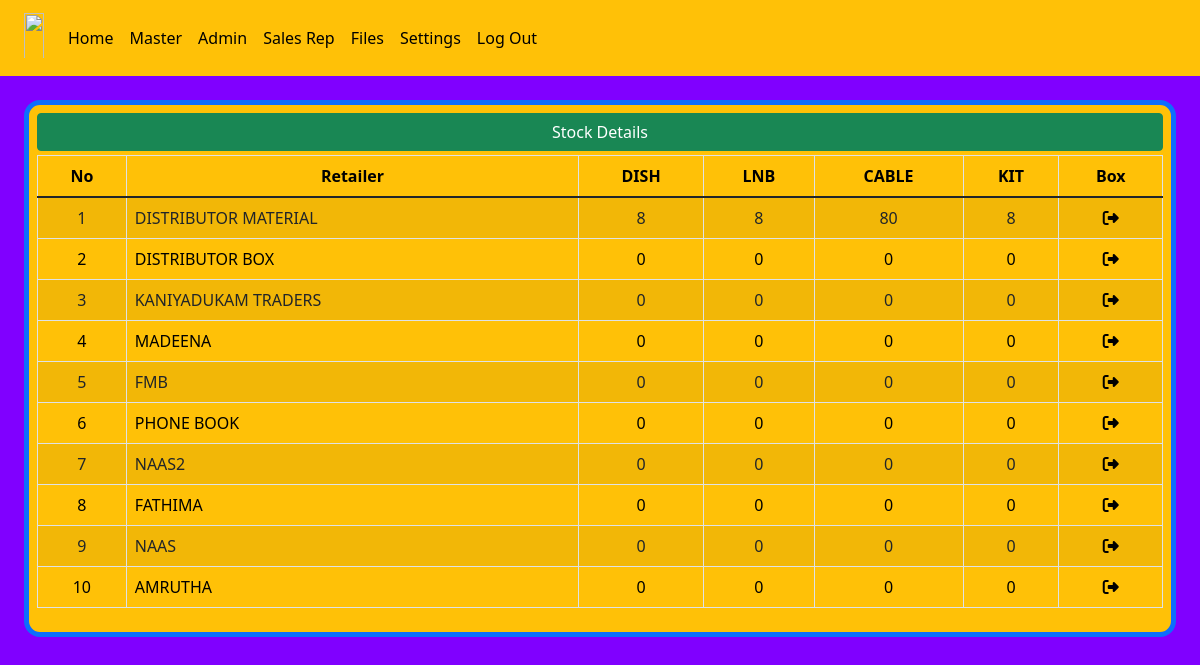
The page /stock_view on the database as committed earlier.
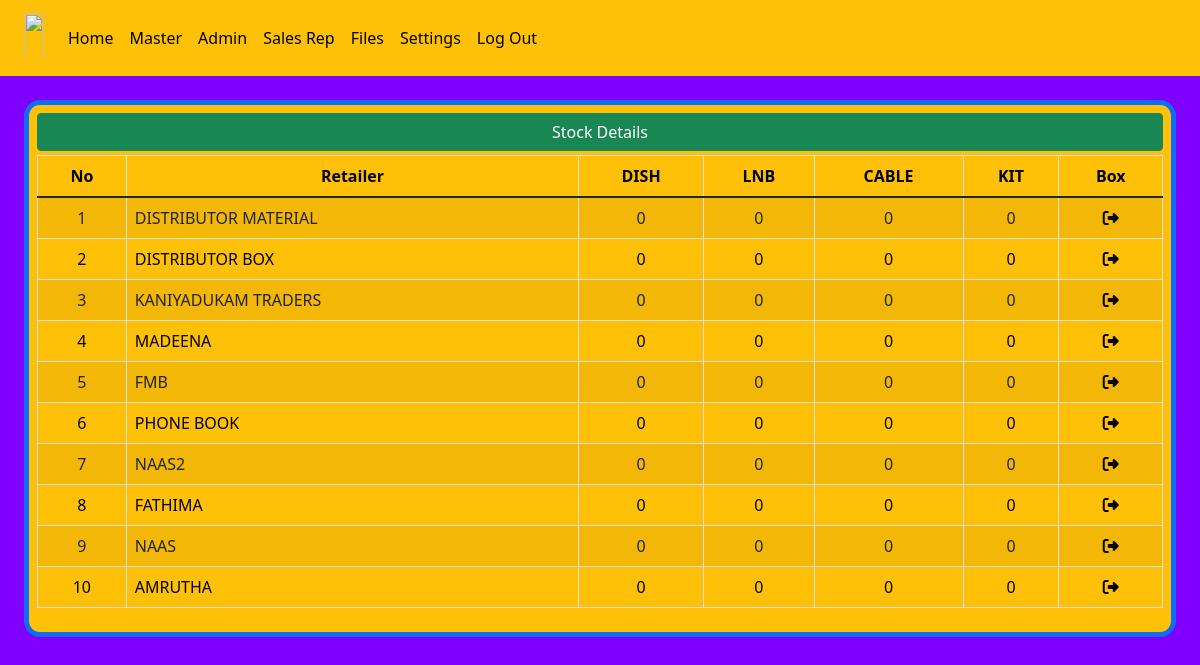
The same page on the database as committed later.
### d2h_manager/models.py (models this page shows, shortened)
class product(models.Model):
    cable = models.PositiveIntegerField(default=0, null=True)
    lnb = models.PositiveIntegerField(default=0, null=True)
    dish = models.PositiveIntegerField(default=0, null=True)
    kit = models.PositiveIntegerField(default=0, null=True)

### d2h_manager/views.py (the view)
# urls.py: path('stock_view',views.stock_view,name='stock_view'),
def stock_view(request):
    products = to_ret_product.objects.all()
    products1=product.objects.all()
    return render(request, 'stock_view.html', {'products': products,'products1': products1})

### d2h_manager/models.py (called while the page is built)
    def __str__(self):
        return self.r_name

### d2h_manager/templates/stock_view.html
{% extends 'blank_layout.html' %}
{% load static %}
{% block content %}
<div class="container-fluid">
    <div class="row">
        <div class="onlypc1 pt-3 ">
            <div class=" bg-warning p-2 border border-5 rounded-4 border-primary onlypc1 ">
                <div class="">
                    <table id="example" class="table table-striped table-bordered" cellspacing="0" width="100%">
                        <thead>
                            <tr>
                                <th class="text-center">No</th>
                                <th class="text-center">Retailer</th>
                                <th class="text-center">DISH</th>
                                <th class="text-center">LNB</th>
                                <th class="text-center">CABLE</th>
                                <th class="text-center">KIT</th>
                                <th class="text-center">Box</th>
                            </tr>
                        </thead>
                        <tbody>
                            {% for product1 in products1 %}
                            <tr>
                                <td class="text-center">{{ forloop.counter }}</td>
                                <td class="">DISTRIBUTOR MATERIAL</td>
                                <td class="text-center">{{product1.dish |upper}}</td>
                                <td class="text-center">{{product1.lnb |upper}}</td>
                                <td class="text-center">{{product1.cable |upper}}</td>
                                <td class="text-center">{{product1.kit |upper}}</td>
                                <td class="text-center"><a href="" style="text-decoration: none; color: rgb(0, 0, 0);">
                                    <i class="fa-solid fa-right-from-bracket"></i></a></td>
                            </tr>
                            {% endfor %}
                            {% for product in products %}
                            <tr>
                                <td class="text-center">{{ forloop.counter0|add:2 }}</td>
                                <td class="">{{product.retailer |upper}}</td>
                                <td class="text-center">{{product.dish2 |upper}}</td>
                                <td class="text-center">{{product.lnb2 |upper}}</td>
                                <td class="text-center">{{product.cable2 |upper}}</td>
                                <td class="text-center">{{product.kit2 |upper}}</td>
                                {% if product.b_name == 0 %}
                                <td class="text-center">0</td>
                                {% else %}
                                <td class="text-center"><a href="{% url 'stock_view_ret' product.id %}" style="text-decoration: none;color: rgb(0, 0, 0);">
                                    <i class="fa-solid fa-right-from-bracket"></i></a></td>
                                {% endif %}
                            </tr>
                            {% endfor %}
                            <div class="d-grid gap-2 pb-1">
                                <button class="btn btn-success" type="button">Stock Details</button>
                            </div>
                </div>
            </div>
        </div>
    </div>
</div>
{% endblock %}

Rows that differ between the two databases and show on the page:
changed product: dish "8" → "0"; lnb "8" → "0"; cable "80" → "0"; kit "8" → "0"
